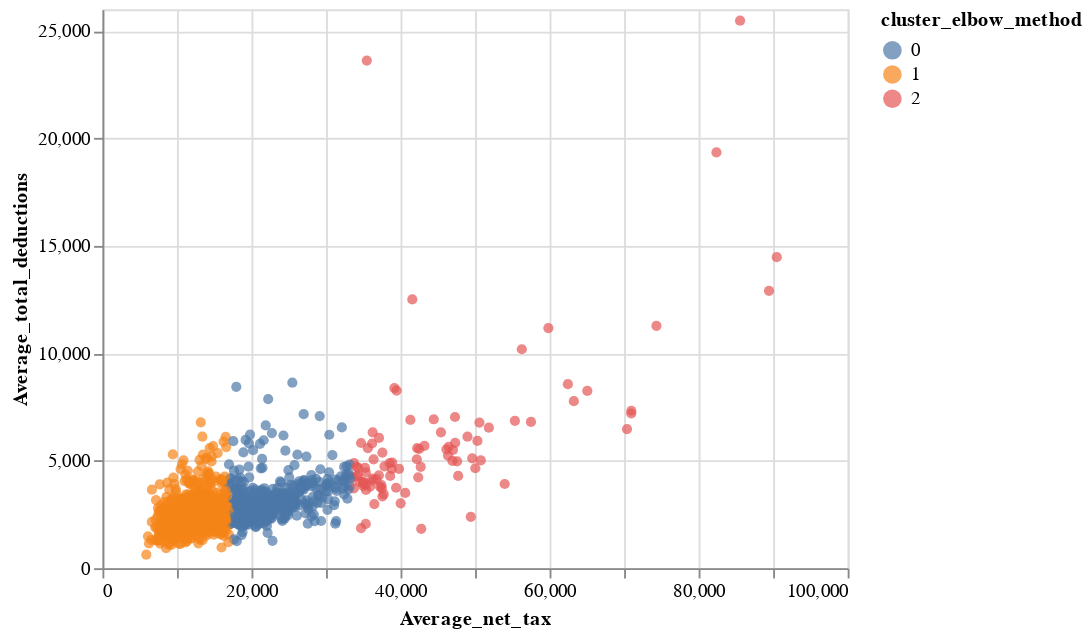

The notebook cell this image was saved under:
### Markdown cell above
A static plot:

### Code cell
scatter_plot.encode(x='Average_net_tax', y='Average_total_deductions', color='cluster_elbow_method:N')

### Figure 1 — Vega-Lite specification as saved in the notebook (floating-point values rounded to 4 significant figures; data arrays with more than 128 entries replaced by an {"elided": "..."} marker saying what was removed)
{"config": {"view": {"continuousWidth": 400, "continuousHeight": 300}}, "data": {"name": "data-985e09460622f3ae0c5818c70f74856b"}, "mark": "circle", "encoding": {"color": {"type": "nominal", "field": "cluster_elbow_method"}, "x": {"type": "quantitative", "field": "Average_net_tax"}, "y": {"type": "quantitative", "field": "Average_total_deductions"}}, "$schema": "https://vega.github.io/schema/vega-lite/v4.0.2.json", "datasets": {"data-985e09460622f3ae0c5818c70f74856b": {"elided": "2473 records"}}}
